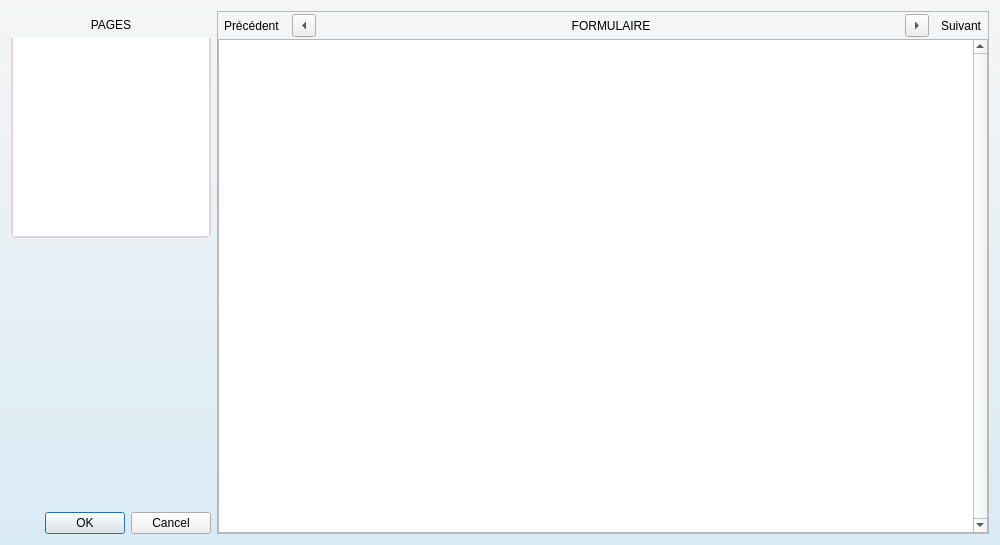
<?xml version="1.0" encoding="UTF-8"?>
<ui version="4.0">
 <class>Declaration</class>
 <widget class="QDialog" name="Declaration">
  <property name="geometry">
   <rect>
    <x>0</x>
    <y>0</y>
    <width>1000</width>
    <height>545</height>
   </rect>
  </property>
  <property name="sizePolicy">
   <sizepolicy hsizetype="Preferred" vsizetype="Preferred">
    <horstretch>0</horstretch>
    <verstretch>0</verstretch>
   </sizepolicy>
  </property>
  <property name="minimumSize">
   <size>
    <width>700</width>
    <height>500</height>
   </size>
  </property>
  <property name="maximumSize">
   <size>
    <width>1000</width>
    <height>640</height>
   </size>
  </property>
  <property name="windowTitle">
   <string>Déclaration</string>
  </property>
  <property name="styleSheet">
   <string notr="true">QDialog{
background-color: qlineargradient(spread:pad, x1:0, y1:1, x2:0, y2:0, stop:0 rgba(217, 235, 245, 255), stop:1 rgba(245, 245, 245, 255))
}
/*----------------- Objets----------------- */
QLineEdit{
border: 1px solid gray;
border-style: solid;
border-radius: 2px;
padding: 0 4px;
background: white;
selection-background-color: darkgray;
}
QSpinBox{
border: 1px solid gray;
border-style: solid;
border-radius: 2px;
padding: 0 4px;
background: white;
selection-background-color: darkgray;
alignment: alignright;
}
QDateEdit{
border: 1px solid gray;
border-style: solid;
border-radius: 2px;
padding: 0 4px;
background: white;
selection-background-color: darkgray;
}

/*-----------------Textes----------------- */
/*  Titres */
QLabel.titreA{
color: rgb(166, 54, 110);
font: Arial;
font-size : 20px;
font-weight : normal;
border-style:solid;
border-color:white;
border-width:5px;
}
QLabel.titreB{
color: rgb(166, 54, 110);
font: Arial;
font-size : 14px;
font-weight : normal;
text-decoration:underline
}
QLabel.titreC{
color: rgb(166, 54, 110);
font: Arial;
font-size : 12px;
font-weight : normal;
}
QLabel.titreD{
color: rgb(166, 54, 110);
font: Arial;
font-size : 9px;
font-weight : normal;
}

/*----------------- Design----------------- */
/*------  page  declaration.ui------*/

/*  boite générale */
QLabel.sponsor{
background-image: url(:/images/logo1.png);  
}

QFrame.top{
background-color: #e7d2d9;
border: 2px solid #e7d2d9;
border-radius: 6px;
}

/*  Pages du formulaire */
QLabel.boite1{
background-color: #e7d2d9;
border-top: 2px solid #e7d2d9;
border-left: 2px solid #e7d2d9;
border-right: 2px solid #e7d2d9;
border-top-left-radius: 6px;
border-top-right-radius: 6px;
font-size: 20px;
text-align:center;
font: bold;
color: #ffffff;
}
QListView {
border-left: 2px solid #e7d2d9;
border-right: 2px solid #e7d2d9;
border-bottom: 2px solid #e7d2d9;
font-size: 10px;
border-bottom-left-radius: 6px;
border-bottom-right-radius: 6px;
}
/*  formulaire */
QScrollArea QWidget{
background-color: white;
}

QLabel.texte01{
font-size: 11px;
}
QLabel.texte02{
font-size: 9px;
}
QLabel.code{
font-size: 12px;
font-weight : bold;
}
</string>
  </property>
  <property name="locale">
   <locale language="French" country="France"/>
  </property>
  <layout class="QGridLayout" name="gridLayout" columnstretch="0,1">
   <item row="0" column="0">
    <layout class="QVBoxLayout" name="verticalLayout">
     <property name="spacing">
      <number>0</number>
     </property>
     <item>
      <widget class="QLabel" name="label_8">
       <property name="minimumSize">
        <size>
         <width>0</width>
         <height>27</height>
        </size>
       </property>
       <property name="maximumSize">
        <size>
         <width>16777215</width>
         <height>27</height>
        </size>
       </property>
       <property name="styleSheet">
        <string notr="true"/>
       </property>
       <property name="text">
        <string>PAGES</string>
       </property>
       <property name="alignment">
        <set>Qt::AlignCenter</set>
       </property>
       <property name="class" stdset="0">
        <string>boite1</string>
       </property>
      </widget>
     </item>
     <item>
      <widget class="QListView" name="navigationView">
       <property name="sizePolicy">
        <sizepolicy hsizetype="Fixed" vsizetype="Expanding">
         <horstretch>0</horstretch>
         <verstretch>0</verstretch>
        </sizepolicy>
       </property>
       <property name="minimumSize">
        <size>
         <width>200</width>
         <height>200</height>
        </size>
       </property>
       <property name="maximumSize">
        <size>
         <width>200</width>
         <height>200</height>
        </size>
       </property>
      </widget>
     </item>
     <item>
      <spacer name="verticalSpacer_2">
       <property name="orientation">
        <enum>Qt::Vertical</enum>
       </property>
       <property name="sizeType">
        <enum>QSizePolicy::Fixed</enum>
       </property>
       <property name="sizeHint" stdset="0">
        <size>
         <width>20</width>
         <height>10</height>
        </size>
       </property>
      </spacer>
     </item>
     <item>
      <layout class="QHBoxLayout" name="horizontalLayout_2">
       <item>
        <widget class="QLabel" name="label_5">
         <property name="minimumSize">
          <size>
           <width>108</width>
           <height>210</height>
          </size>
         </property>
         <property name="maximumSize">
          <size>
           <width>108</width>
           <height>210</height>
          </size>
         </property>
         <property name="text">
          <string/>
         </property>
         <property name="scaledContents">
          <bool>true</bool>
         </property>
         <property name="alignment">
          <set>Qt::AlignCenter</set>
         </property>
         <property name="class" stdset="0">
          <string>sponsor</string>
         </property>
        </widget>
       </item>
      </layout>
     </item>
     <item>
      <spacer name="verticalSpacer">
       <property name="orientation">
        <enum>Qt::Vertical</enum>
       </property>
       <property name="sizeHint" stdset="0">
        <size>
         <width>20</width>
         <height>40</height>
        </size>
       </property>
      </spacer>
     </item>
     <item>
      <widget class="QDialogButtonBox" name="buttonBox">
       <property name="standardButtons">
        <set>QDialogButtonBox::Cancel|QDialogButtonBox::Ok</set>
       </property>
      </widget>
     </item>
    </layout>
   </item>
   <item row="0" column="1">
    <layout class="QVBoxLayout" name="verticalLayout_3" stretch="0">
     <property name="spacing">
      <number>0</number>
     </property>
     <item>
      <widget class="QFrame" name="frame">
       <property name="minimumSize">
        <size>
         <width>0</width>
         <height>27</height>
        </size>
       </property>
       <property name="styleSheet">
        <string notr="true"/>
       </property>
       <property name="frameShape">
        <enum>QFrame::StyledPanel</enum>
       </property>
       <property name="frameShadow">
        <enum>QFrame::Raised</enum>
       </property>
       <property name="class" stdset="0">
        <string>top</string>
       </property>
       <layout class="QVBoxLayout" name="verticalLayout_2">
        <property name="spacing">
         <number>0</number>
        </property>
        <property name="margin">
         <number>0</number>
        </property>
        <item>
         <layout class="QHBoxLayout" name="horizontalLayout">
          <property name="spacing">
           <number>12</number>
          </property>
          <property name="leftMargin">
           <number>6</number>
          </property>
          <property name="rightMargin">
           <number>6</number>
          </property>
          <item>
           <widget class="QLabel" name="label">
            <property name="text">
             <string>Précédent</string>
            </property>
           </widget>
          </item>
          <item>
           <widget class="QToolButton" name="prevButton">
            <property name="text">
             <string>...</string>
            </property>
            <property name="arrowType">
             <enum>Qt::LeftArrow</enum>
            </property>
           </widget>
          </item>
          <item>
           <spacer name="horizontalSpacer_2">
            <property name="orientation">
             <enum>Qt::Horizontal</enum>
            </property>
            <property name="sizeHint" stdset="0">
             <size>
              <width>40</width>
              <height>20</height>
             </size>
            </property>
           </spacer>
          </item>
          <item>
           <widget class="QLabel" name="label_10">
            <property name="minimumSize">
             <size>
              <width>200</width>
              <height>27</height>
             </size>
            </property>
            <property name="maximumSize">
             <size>
              <width>16777215</width>
              <height>27</height>
             </size>
            </property>
            <property name="styleSheet">
             <string notr="true"/>
            </property>
            <property name="text">
             <string>FORMULAIRE</string>
            </property>
            <property name="alignment">
             <set>Qt::AlignCenter</set>
            </property>
            <property name="class" stdset="0">
             <string>boite1</string>
            </property>
           </widget>
          </item>
          <item>
           <spacer name="horizontalSpacer">
            <property name="orientation">
             <enum>Qt::Horizontal</enum>
            </property>
            <property name="sizeHint" stdset="0">
             <size>
              <width>40</width>
              <height>20</height>
             </size>
            </property>
           </spacer>
          </item>
          <item>
           <widget class="QToolButton" name="nextButton">
            <property name="text">
             <string>...</string>
            </property>
            <property name="arrowType">
             <enum>Qt::RightArrow</enum>
            </property>
           </widget>
          </item>
          <item>
           <widget class="QLabel" name="label_2">
            <property name="text">
             <string>Suivant</string>
            </property>
           </widget>
          </item>
         </layout>
        </item>
        <item>
         <widget class="QScrollArea" name="scrollArea">
          <property name="verticalScrollBarPolicy">
           <enum>Qt::ScrollBarAlwaysOn</enum>
          </property>
          <property name="widgetResizable">
           <bool>true</bool>
          </property>
          <property name="alignment">
           <set>Qt::AlignLeading|Qt::AlignLeft|Qt::AlignTop</set>
          </property>
          <widget class="QWidget" name="scrollAreaWidgetContents">
           <property name="geometry">
            <rect>
             <x>0</x>
             <y>0</y>
             <width>749</width>
             <height>490</height>
            </rect>
           </property>
          </widget>
         </widget>
        </item>
       </layout>
      </widget>
     </item>
    </layout>
   </item>
  </layout>
 </widget>
 <resources>
  <include location="../resources.qrc"/>
 </resources>
 <connections>
  <connection>
   <sender>buttonBox</sender>
   <signal>accepted()</signal>
   <receiver>Declaration</receiver>
   <slot>accept()</slot>
   <hints>
    <hint type="sourcelabel">
     <x>109</x>
     <y>523</y>
    </hint>
    <hint type="destinationlabel">
     <x>499</x>
     <y>272</y>
    </hint>
   </hints>
  </connection>
  <connection>
   <sender>buttonBox</sender>
   <signal>rejected()</signal>
   <receiver>Declaration</receiver>
   <slot>reject()</slot>
   <hints>
    <hint type="sourcelabel">
     <x>109</x>
     <y>523</y>
    </hint>
    <hint type="destinationlabel">
     <x>499</x>
     <y>272</y>
    </hint>
   </hints>
  </connection>
 </connections>
 <designerdata>
  <property name="gridDeltaX">
   <number>5</number>
  </property>
  <property name="gridDeltaY">
   <number>5</number>
  </property>
  <property name="gridSnapX">
   <bool>true</bool>
  </property>
  <property name="gridSnapY">
   <bool>true</bool>
  </property>
  <property name="gridVisible">
   <bool>true</bool>
  </property>
 </designerdata>
</ui>
